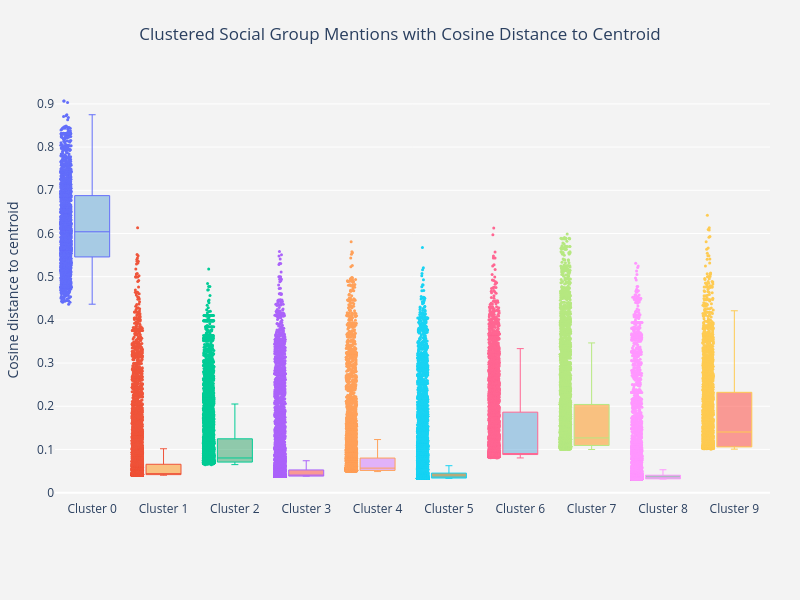

The code cell stored with this chart in its notebook:
### Code cell
# plot some interactive cluster boxplots
interactive_mentions_boxplot(question_df_long, range(0, 10), mention_col="sg_spans")

### Figure 1 — Plotly figure (JSON) as saved in the notebook; plotly's stock layout.template omitted (floating-point values rounded to 4 significant figures; data arrays with more than 128 entries replaced by an {"elided": "..."} marker saying what was removed)
{"data": [{"boxpoints": "all", "fillcolor": "rgba(93, 164, 214, 0.5)", "hoverinfo": "text+y", "jitter": 0.3, "line": {"width": 1}, "marker": {"size": 3}, "name": "Cluster 0", "text": {"elided": "2420 str values"}, "type": "box", "whiskerwidth": 0.2, "y": {"elided": "2420 float values"}}, {"boxpoints": "all", "fillcolor": "rgba(255, 144, 14, 0.5)", "hoverinfo": "text+y", "jitter": 0.3, "line": {"width": 1}, "marker": {"size": 3}, "name": "Cluster 1", "text": {"elided": "8765 str values"}, "type": "box", "whiskerwidth": 0.2, "y": {"elided": "8765 float values"}}, {"boxpoints": "all", "fillcolor": "rgba(44, 160, 101, 0.5)", "hoverinfo": "text+y", "jitter": 0.3, "line": {"width": 1}, "marker": {"size": 3}, "name": "Cluster 2", "text": {"elided": "6960 str values"}, "type": "box", "whiskerwidth": 0.2, "y": {"elided": "6960 float values"}}, {"boxpoints": "all", "fillcolor": "rgba(255, 65, 54, 0.5)", "hoverinfo": "text+y", "jitter": 0.3, "line": {"width": 1}, "marker": {"size": 3}, "name": "Cluster 3", "text": {"elided": "8833 str values"}, "type": "box", "whiskerwidth": 0.2, "y": {"elided": "8833 float values"}}, {"boxpoints": "all", "fillcolor": "rgba(207, 114, 255, 0.5)", "hoverinfo": "text+y", "jitter": 0.3, "line": {"width": 1}, "marker": {"size": 3}, "name": "Cluster 4", "text": {"elided": "6105 str values"}, "type": "box", "whiskerwidth": 0.2, "y": {"elided": "6105 float values"}}, {"boxpoints": "all", "fillcolor": "rgba(127, 96, 0, 0.5)", "hoverinfo": "text+y", "jitter": 0.3, "line": {"width": 1}, "marker": {"size": 3}, "name": "Cluster 5", "text": {"elided": "12321 str values"}, "type": "box", "whiskerwidth": 0.2, "y": {"elided": "12321 float values"}}, {"boxpoints": "all", "fillcolor": "rgba(93, 164, 214, 0.5)", "hoverinfo": "text+y", "jitter": 0.3, "line": {"width": 1}, "marker": {"size": 3}, "name": "Cluster 6", "text": {"elided": "5377 str values"}, "type": "box", "whiskerwidth": 0.2, "y": {"elided": "5377 float values"}}, {"boxpoints": "all", "fillcolor": "rgba(255, 144, 14, 0.5)", "hoverinfo": "text+y", "jitter": 0.3, "line": {"width": 1}, "marker": {"size": 3}, "name": "Cluster 7", "text": {"elided": "5635 str values"}, "type": "box", "whiskerwidth": 0.2, "y": {"elided": "5635 float values"}}, {"boxpoints": "all", "fillcolor": "rgba(44, 160, 101, 0.5)", "hoverinfo": "text+y", "jitter": 0.3, "line": {"width": 1}, "marker": {"size": 3}, "name": "Cluster 8", "text": {"elided": "8299 str values"}, "type": "box", "whiskerwidth": 0.2, "y": {"elided": "8299 float values"}}, {"boxpoints": "all", "fillcolor": "rgba(255, 65, 54, 0.5)", "hoverinfo": "text+y", "jitter": 0.3, "line": {"width": 1}, "marker": {"size": 3}, "name": "Cluster 9", "text": {"elided": "2984 str values"}, "type": "box", "whiskerwidth": 0.2, "y": {"elided": "2984 float values"}}], "layout": {"height": 600, "margin": {"b": 100, "l": 40, "r": 30, "t": 80}, "paper_bgcolor": "rgb(243, 243, 243)", "plot_bgcolor": "rgb(243, 243, 243)", "showlegend": false, "title": {"text": "Clustered Social Group Mentions with Cosine Distance to Centroid", "x": 0.5}, "width": 800, "yaxis": {"autorange": true, "gridcolor": "rgb(255, 255, 255)", "gridwidth": 1, "showgrid": true, "title": {"text": "Cosine distance to centroid"}, "zeroline": true, "zerolinecolor": "rgb(255, 255, 255)", "zerolinewidth": 2}}}
